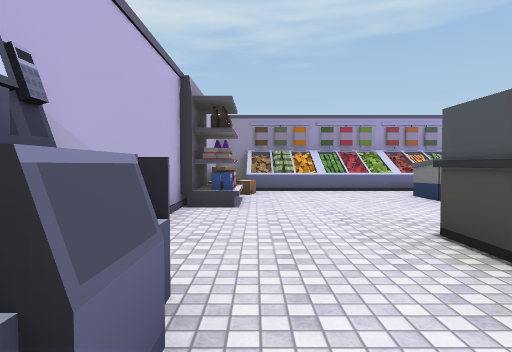
[1] (above)

24 first-person views from a walk through a scene from a Unity 3-D project. The camera is 1.4 m above the floor, tilts 2° down and sees 75° across. Doors are open. The floor is counted in squares, 2 m on a side. Each view is taken from the middle of a square. On the plan, view 1 faces up. The plan holds only what a view shows up to about 10 squares ahead; the rest is blank. Some animated figures are left out. Some surface patterns are stand-ins.

[2]
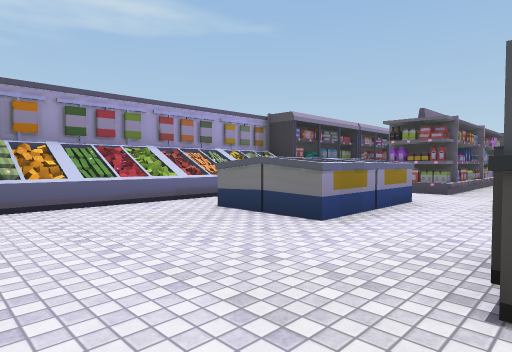

[3]
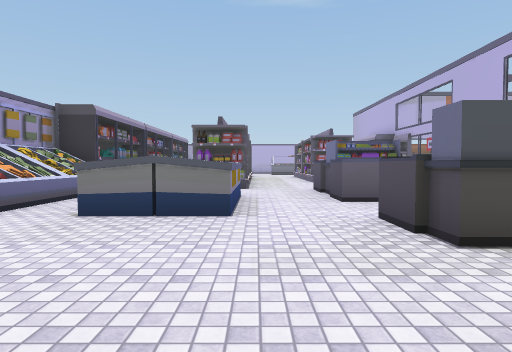

[4]
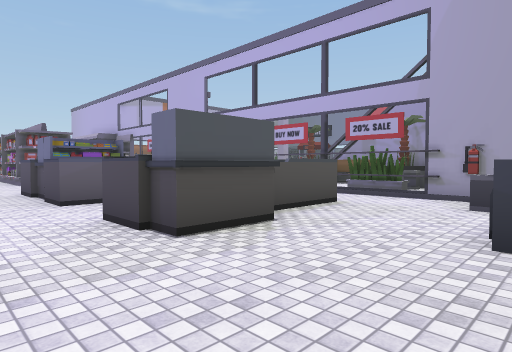

[5]
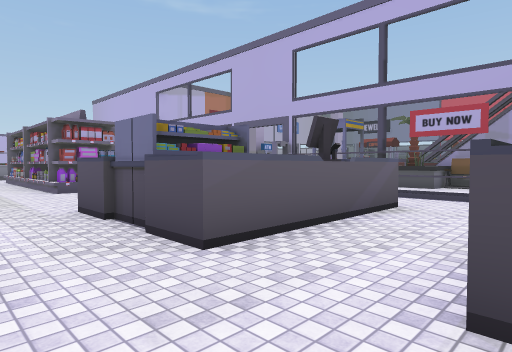

[6]
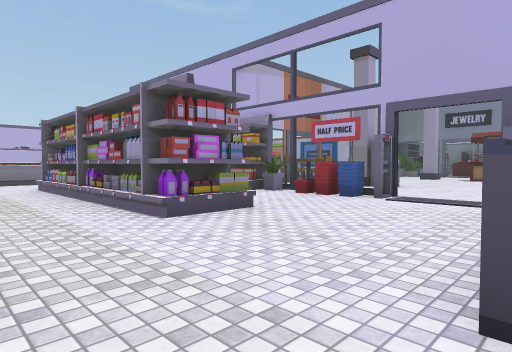

[7]
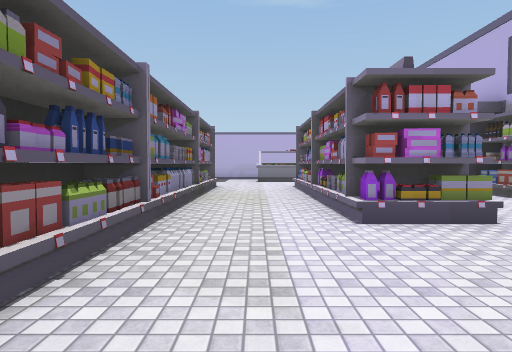

[8]
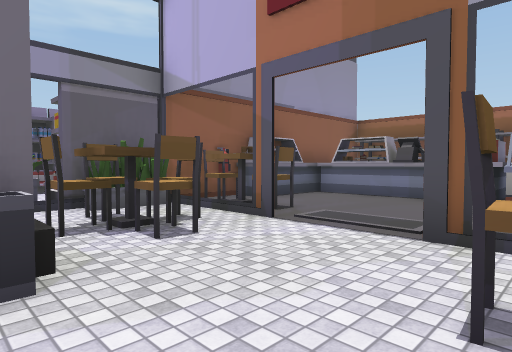

[9]
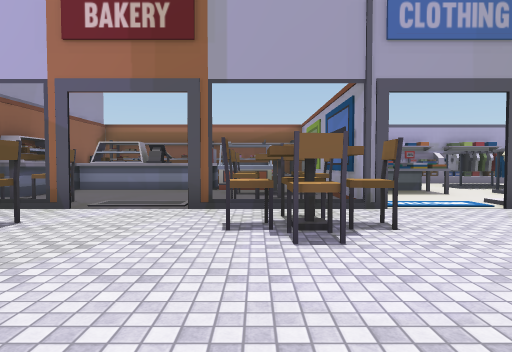

[10]
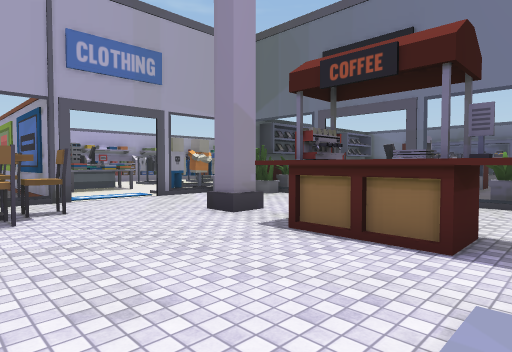

[11]
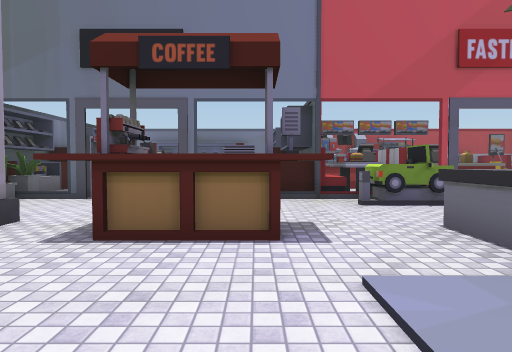

[12]
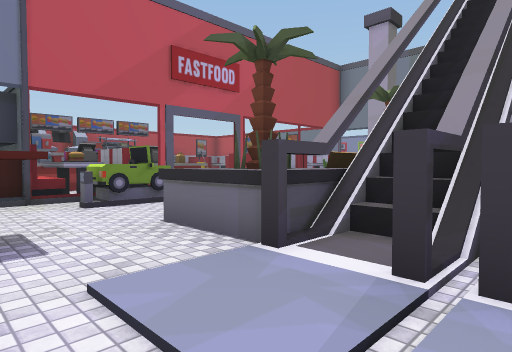

[13]
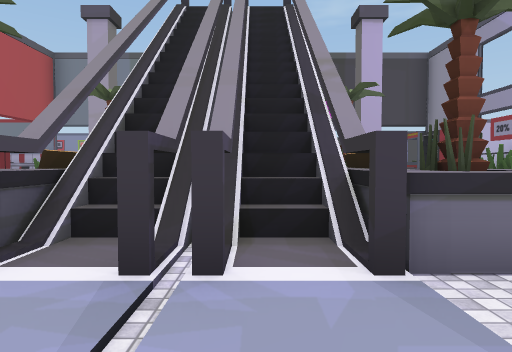

[14]
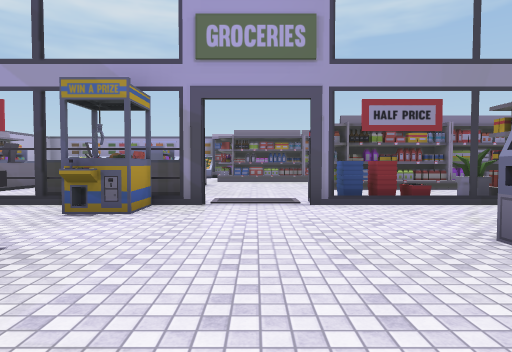

[15]
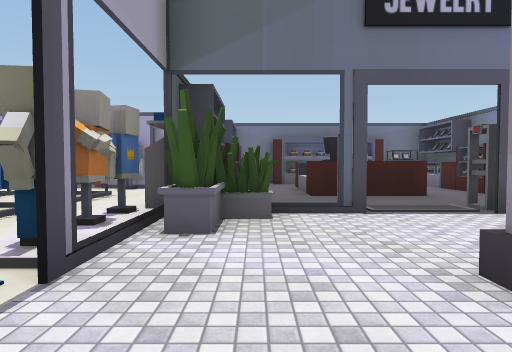

[16]
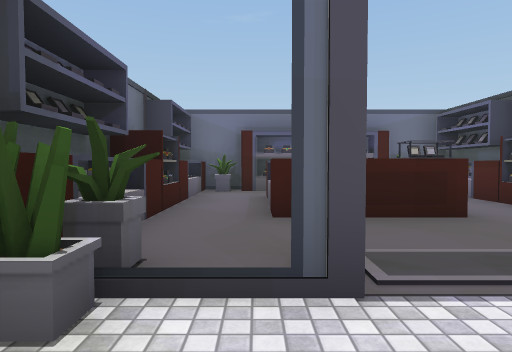

[17]
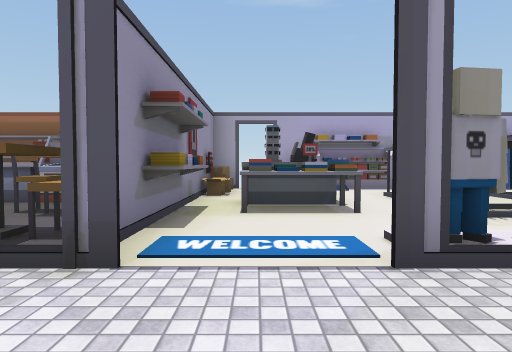

[18]
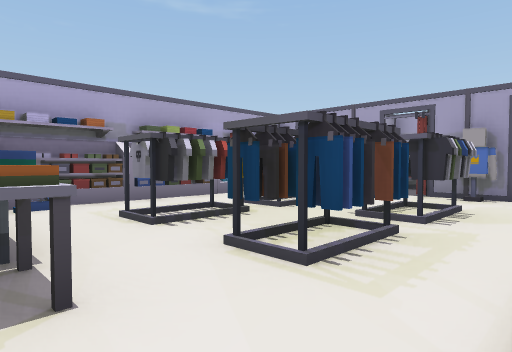

[19]
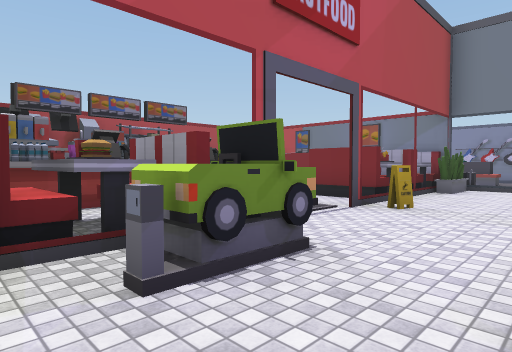

[20]
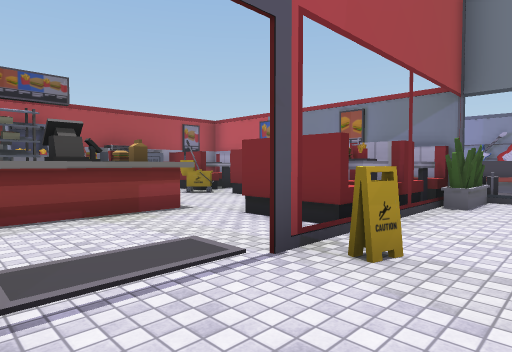

[21]
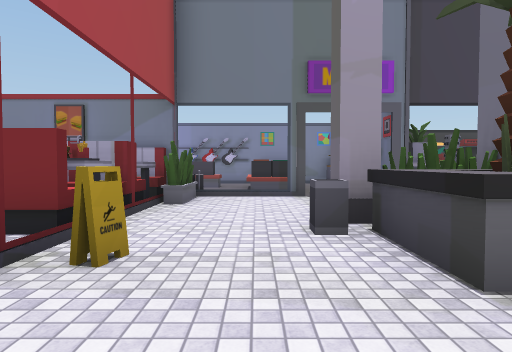

[22]
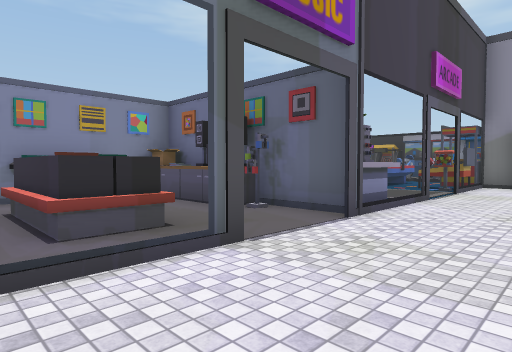

[23]
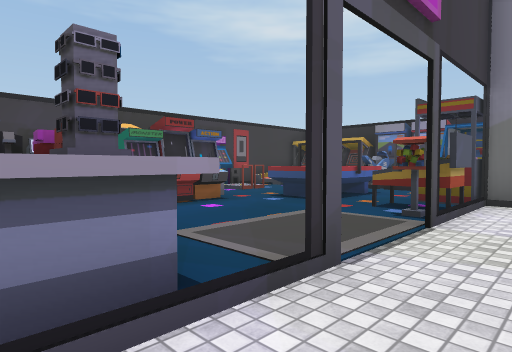

[24]
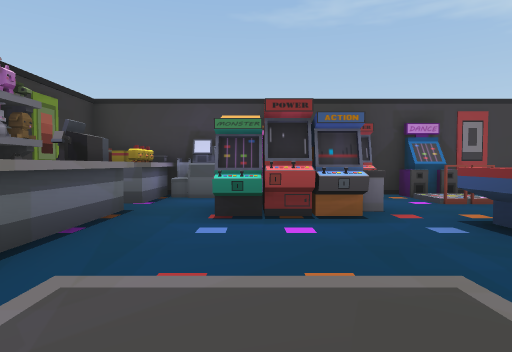

### Floor plan
Key: @ floor where view 1 was taken; # wall or solid block; x gap in a wall; . floor; / step, stairs or slope; S shelf; B banana; P plant; M machine; C chair; U counter; T table; R rack; K kiosk; A cash machine; E computer; O other object.
Columns run from 9 left of view 1 to 24 right of it. Each row starts with its distance up from view 1.
 10          OOOOOOBBOOOO
  9          OOOOOOBB
  8          O.....
  7         O....O    S        S
  6         S....OOO..SSSSSSSSSS
  5        #..........//////////
  4        #....................
  3        #...OO..OOO...///////
  2     OOOO...OO..OO ...SSSSSSS
  1     OO.O....O..O O...S/ /
  0 #    ..O#@..O..O O.......
 -1 #    O.  O.....   .......  O
 -2 #MM.OO.M #Ox######O.OOO#SSOOOO
 -3 #M..OO.M.O  P  ..M........COOUUUS
 -4  M.O...M..    .........CC.C..UU S#
 -5    M....#.    ........A.C....OO S
 -6 OOOM......  OOOOOO....O......UMMS
 -7 #.......#. ###O###.......#...UMMO
 -8 OEUOOOOU..#//////.......C#C.CUU O
 -9 SOU   UU...#######.....CCCC.O   O
-10   ##O ##...### ###.......######OO#
-11     OO.....POOOOOO.KKK......TTU.
-12    O  S.#..O.......K K#..#..TTUOO#
-13    #.SS............. .....O......#
-14    O S.O.....O..OO.. ...PPO.R.R.S#
-15    O S  #POO...#OOOPO..OP#..R.R..#
-16           OO....OOO......SS.....O#
-17            ...... O......OSRR.R S#
-18           ..UOOUO #..OO..# ...
-19          O..  SSMMS..OO..S ...
-20          OO.      O. OO..O O#O
-21           ..      O    ..O
-22           #OOU#   O OOO#PO
-23                        ##

Where each view was taken, in squares from view 1:
view 1: 0 up, 0 right, facing up
view 2: 3 up, 0 right, facing up-right
view 3: 5 up, 1 left, facing right
view 4: 5 up, 1 left, facing down-right
view 5: 5 up, 3 right, facing down-right
view 6: 5 up, 8 right, facing down-right
view 7: 4 up, 8 right, facing right
view 8: 8 down, 13 right, facing up-right
view 9: 8 down, 11 right, facing right
view 10: 8 down, 9 right, facing down-right
view 11: 8 down, 10 right, facing down
view 12: 8 down, 10 right, facing down-left
view 13: 8 down, 10 right, facing left
view 14: 8 down, 10 right, facing up
view 15: 10 down, 15 right, facing down
view 16: 13 down, 14 right, facing down
view 17: 11 down, 14 right, facing right
view 18: 12 down, 17 right, facing down-right
view 19: 12 down, 9 right, facing down-left
view 20: 13 down, 6 right, facing down-left
view 21: 13 down, 6 right, facing left
view 22: 14 down, 1 right, facing up-left
view 23: 9 down, 0 right, facing up-left
view 24: 6 down, 1 left, facing left
